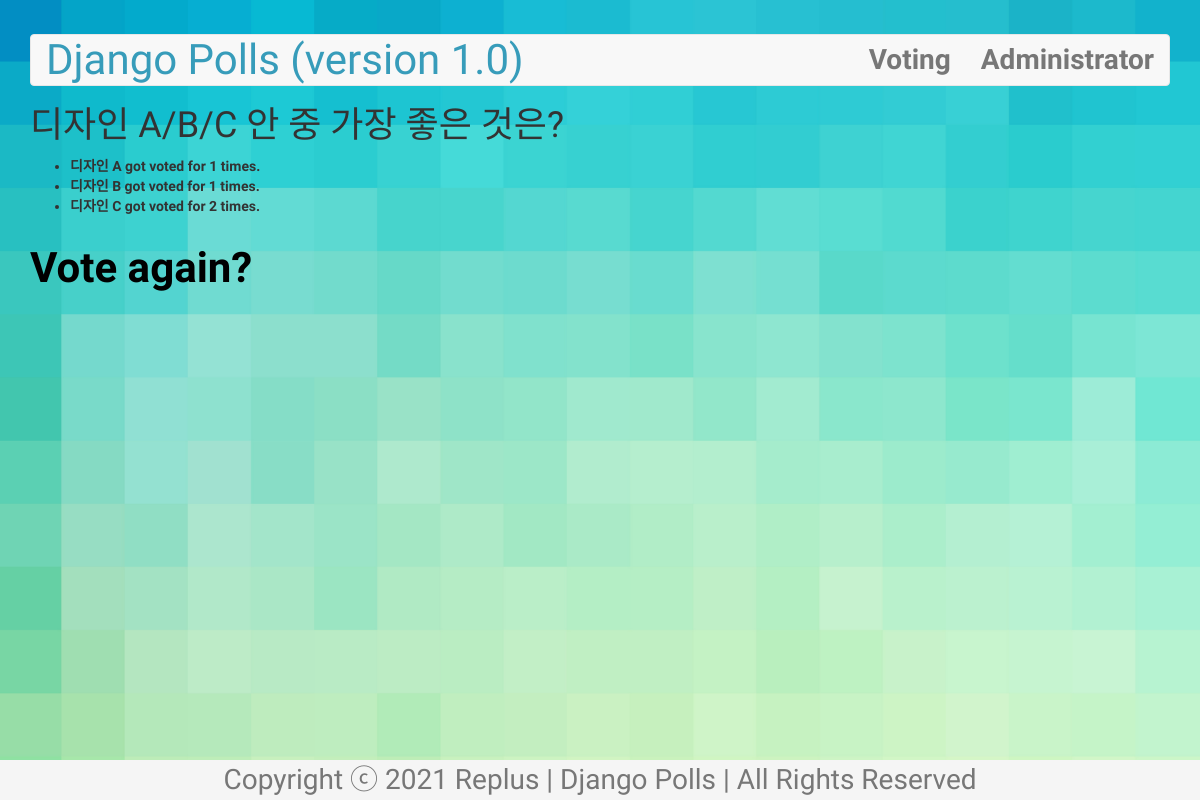
The app's page /polls/2/results/ with its own data.
### polls/models.py (models this page shows, shortened)
class Question(models.Model):
    question_text = models.CharField(max_length=200)
    pub_date = models.DateTimeField('date published')
    def was_published_recently(self):
        now = timezone.now()
        return now >= self.pub_date >= now - datetime.timedelta(days=1)
    was_published_recently.boolean = True
    was_published_recently.admin_order_field = 'pub_date'
    was_published_recently.short_description = 'Published recently'

class Choice(models.Model):
    question = models.ForeignKey(Question, on_delete=models.CASCADE)
    choice_text = models.CharField(max_length=200)
    votes = models.IntegerField(default=0)

### polls/views.py (the view)
# urls.py: path('<int:question_id>/results/', views.results, name='results'),
def results(request, question_id):
    question = get_object_or_404(Question, pk=question_id)
    return render(request, 'polls/result.html', {'question':question})

### polls/templates/polls/result.html
{% extends 'polls/base.html' %} {% block content %}
<h1>{{question.question_text}}</h1>
<ul>
  {% for choice in question.choice_set.all %}
  <li>{{choice.choice_text}} got voted for {{ choice.votes }} times.</li>
  {%endfor%}
</ul>
<a href="{% url 'polls:detail' question.id %}">Vote again?</a>
{% endblock %}

### polls/static/polls/style.css (style rules this page uses)
body { background-image: url("images/main_bg.jpg"); background-size: cover; font-family: "Do Hyeon", "Noto Sans KR", "Titillium Web", "Helvetica", sans-serif; }
a { color: black; text-decoration: none; font-weight: 900; font-size: 3em; line-height: 2em; }
h2, li { font-weight: 600; }

### records on screen
Question: question_text "디자인 A/B/C 안 중 가장 좋은 것은?"
Choice: choice_text "디자인 A", votes "1"
Choice: choice_text "디자인 B", votes "1"
Choice: choice_text "디자인 C", votes "2"
